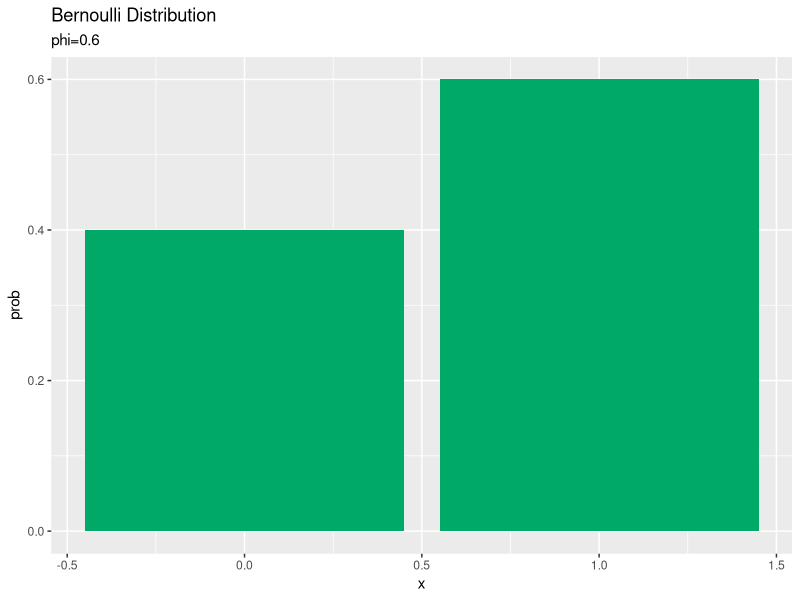
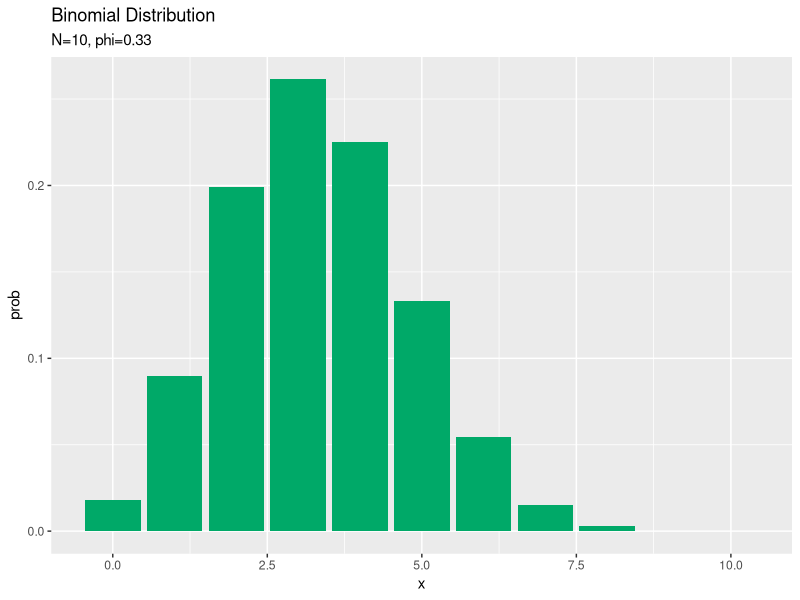
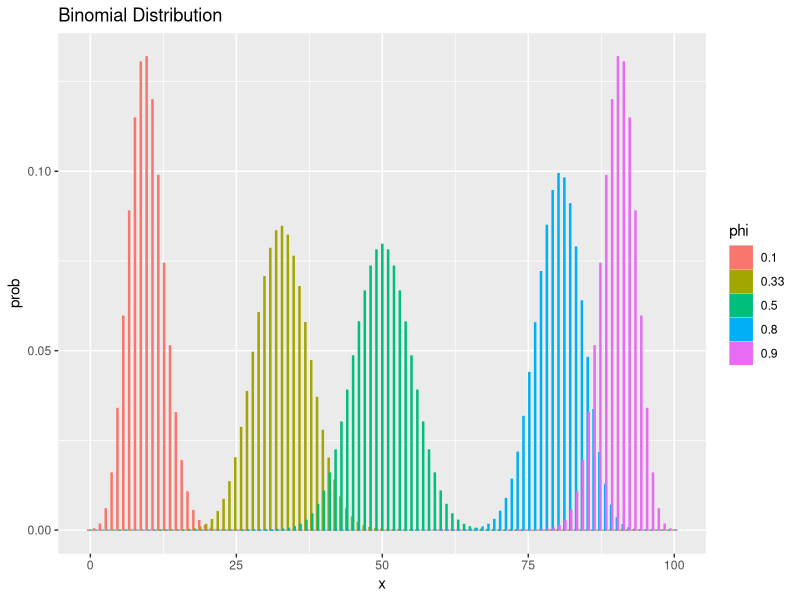
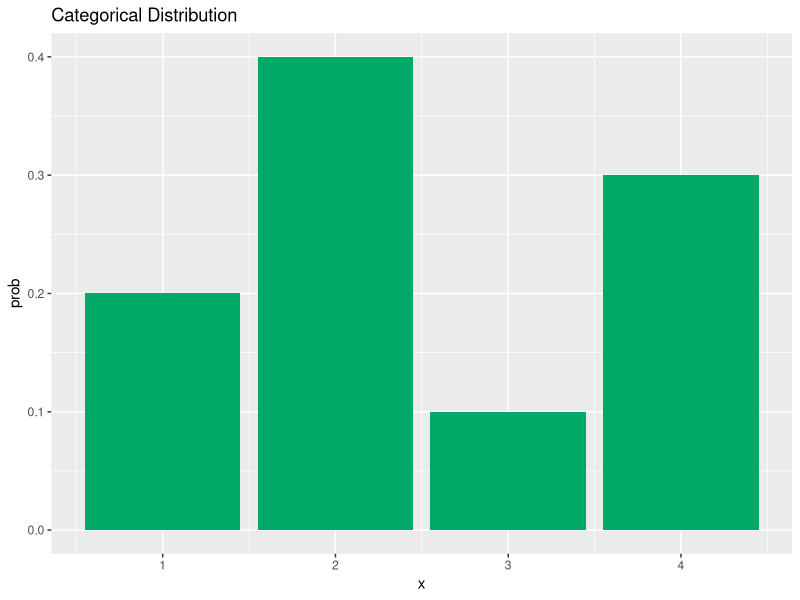

These charts were generated, in order, by the following R code: (Note: this script raises an error after producing the figures.)

# ch1.2 確率分布 ---------------------------------------------------------

# ch1.2.1 ベルヌーイ分布 -------------------------------------------------------------------

# 利用パッケージ
library(tidyverse)


# 表となる確率を指定
phi = 0.6

# 作図
tibble(
  x = 0:1, # 表の回数
  prob = c(1 - phi, phi) # 確率
) %>% 
  ggplot(aes(x = x, y = prob)) + # データ
    geom_bar(stat = "identity", position = "dodge", fill = "#00A968") + # 棒グラフ
    labs(title = "Bernoulli Distribution", 
         subtitle = paste0("phi=", phi)) # ラベル


# ch1.2.1 二項分布 -------------------------------------------------------------------

# 通常 ----------------------------------------------------------------------

# 利用パッケージ
library(tidyverse)


# 試行回数を指定
N <- 10

# 表となる確率(コインの歪み具合)を指定
phi <- 0.33

# 作図
tibble(
  x = 0:N, # 表の回数
  prob = dbinom(x = x, size = N, prob = phi) # 二項分布に従う確率
) %>% 
  ggplot(mapping = aes(x = x, y = prob)) + # データ
    geom_bar(stat = "identity", position = "dodge", fill = "#00A968") + # 棒グラフ
    labs(title = "Binomial Distribution", # タイトル
         subtitle = paste0("N=", N, ", phi=", phi)) # サブタイトル


# 複数 ----------------------------------------------------------------------

# 試行回数を指定
N <- 100

# 表となる確率を指定
phi <- c(0.1, 0.33, 0.5, 0.8, 0.9)

# 作図用のデータフレームを作成
res_df <- tibble()
for(i in seq_along(phi)) {
  
  # 計算結果のデータフレームを作成
  tmp_df <- tibble(
    x = 0:N, # 表の回数
    prob = dbinom(x = x, size = N, prob = phi[i]), # 二項分布に従う確率
    phi = as.factor(phi[i]) # 作図用のラベル
)
  
  # データフレームを結合
  res_df <- rbind(res_df, tmp_df)
}

# 作図
ggplot(data = res_df, mapping = aes(x = x, y = prob, fill = phi, color = phi)) + # データ
  geom_bar(stat = "identity", position = "dodge") + # 棒グラフ
  labs(title = "Binomial Distribution") # タイトル


# パラメータの変化による分布の変化：gif画像 ---------------------------------------------------------------------

# 利用パッケージ
library(tidyverse)
library(gganimate)


# 試行回数を指定
N <- 100

# 表となる確率
phi <- seq(0.01, 0.99, by = 0.01)

# 作図用のデータフレームを作成
res_df <- tibble()
for(i in seq_along(phi)) {
  
  # 計算結果のデータフレームを作成
  tmp_df <- tibble(
    x = 1:N, # 表の回数
    prob = dbinom(x = x, size = N, prob = phi[i]), # 確率
    phi = as.factor(phi[i]) # 作図用のラベル
  )
  
  # データフレームを結合
  res_df <- rbind(res_df, tmp_df)
}

# 作図
graph_binom <- ggplot(data = res_df, mapping = aes(x = x, y = prob)) + # データ
  geom_bar(stat = "identity", position = "dodge", fill = "#00A968", color = "#00A968") + # 棒グラフ
  transition_manual(phi) + # フレーム
  labs(title = "Binomial Distribution", 
       subtitle = "phi={current_frame}") # ラベル

# gif画像を作成
animate(graph_binom, nframes = length(phi), fps = 10)


# 試行回数の変化によるグラフの変化：gif画像 --------------------------------------------------

# 試行回数を指定
N <- 200

# 表となる確率を指定
phi <- 0.5

# 作図用のデータフレームを作成
res_df <- tibble()
for(i in 1:N) {
  
  # 計算結果のデータフレームを作成
  tmp_df <- tibble(
    x = 1:i, # 表の回数
    prob = dbinom(x = x, size = i, prob = phi), # 確率
    N = as.factor(i) # 作図用のラベル
  )
  
  # データフレームを結合
  res_df <- rbind(res_df, tmp_df)
}

# 作図
graph_binom <- ggplot(data = res_df, mapping = aes(x = x, y = prob)) + # データ
  geom_bar(stat = "identity", position = "dodge", fill = "#00A968", color = "#00A968") + # 棒グラフ
  transition_manual(N) + # フレーム
  labs(title = "Binomial Distribution", 
       subtitle = "N={current_frame}") # ラベル

# gif画像を作成
animate(graph_binom, nframes = N, fps = 10)


# ch1.2.2 カテゴリ分布 ----------------------------------------------------------

# 利用パッケージ
library(tidyverse)


# パラメータを指定
phi <- c(0.2, 0.4, 0.1, 0.3)

# 作図
tibble(
  x = 1:length(phi), # 出目
  prob = phi # 確率
) %>% 
  ggplot(aes(x = x, y = prob)) + # データ
    geom_bar(stat = "identity", position = "dodge", fill = "#00A968") + # 棒グラフ
    labs(title = "Categorical Distribution") # ラベル


# ch1.2.2 多項分布 --------------------------------------------------------------------

# try ---------------------------------------------------------------------


# 利用パッケージ
library(tidyverse)


# 試行回数
N = 10

# 各目となる確率を指定
phi_v <- c(0.2, 0.4, 0.1)

# 出目
x <- 1:N

# 出目の種類
V <- length(phi_v)

# 
x_df = tibble(
  x_1 = rep(rep(0:N, times = 2), times = 2), 
  x_2 = rep(rep(0:N, each = 2), times = 2), 
  x_3 = rep(0:N, each = 4)
) %>% 
  mutate(x_sum = apply(., 1, sum))

# 
prob = rep(0, nrow(x_df))
for(i in 1:nrow(x_df)) {
 tmp_p <- dmultinom(x_df[i, 1:3], prob = phi)
 prob[i] <- tmp_p
}

x_df[["x_3"]]
# 計算結果のデータフレームを作成
res_df <- tibble(
  x = x_df[["x_2"]] / x_df[["x_sum"]] + (x_df[["x_3"]] / x_df[["x_sum"]] / 2),  # 三角座標への変換
  y = sqrt(3) * (x_df[["x_3"]] / x_df[["x_sum"]] / 2),   # 三角座標への変換
  z = prob
)    # phiを算出


ggplot(res_df, aes(x = x, y = y, color = z)) + 
  geom_point()

# 描画
ggplot(data = resu_df, mapping = aes(x = x, y = y, color = z)) +        # データ
  geom_point() +                                                        # 散布図
  scale_color_gradientn(colors = c("blue", "green", "yellow", "red")) + # プロットの色
  scale_x_continuous(breaks = c(0, 1), 
                     labels = c("(1, 0, 0)", "(0, 1, 0)")) +            # x軸の範囲
  scale_y_continuous(breaks = c(0, 0.87), 
                     labels = c("(1, 0, 0)", "(0, 1, 0)")) +            # y軸の範囲
  coord_fixed(ratio = 1) +                                              # グラフの縦横比
  labs(title = "Dirichlet Distribution",                                # タイトル
       subtitle = paste0("beta=(", beta_v[1], ", ", beta_v[2], ", ", beta_v[3], ")"), 
       x = expression(paste(phi[1], ", ", phi[2], sep = "")),           # x軸ラベル
       y = expression(paste(phi[1], ", ", phi[3], sep = "")),           # y軸ラベル
       color = "")


# ch1.2.3 ベータ分布 -------------------------------------------------------------------

# 通常 ----------------------------------------------------------------------

# 利用パッケージ
library(tidyverse)


# パラメーターを指定
alpha <- 0.5
beta  <- 0.5

# 作図
tibble(
  phi = seq(0.01, 0.99, 0.01), # phiの値
  B = gamma(alpha + beta) / gamma(alpha) / gamma(beta), # 正規化項
  density = B * phi^(alpha - 1) * (1 - phi)^(beta - 1) # 確率密度
) %>% 
  ggplot(mapping = aes(x = phi, y = density)) + # データ
    geom_line(color = "#00A968") + # 折れ線グラフ
    labs(title = "Beta Distribution:", 
         subtitle = paste0("alpha=", alpha, ", beta=", beta), 
         x = expression(phi)) # ラベル

# 複数 ----------------------------------------------------------------------

# パラメーターの指定
alpha_vec <- c(1, 2, 2, 0.9, 0.8)
beta_vec  <- c(1, 2, 4, 0.7, 1.2)

# 作図用のデータフレームを作成
res_df <- tibble()
for(i in seq_along(alpha_vec)) {
  
  # 分布を計算
  tmp_df <- tibble(
    phi = seq(0.01, 0.99, 0.01), # phiの値
    B = 1 / beta(alpha_vec[i], beta_vec[i]), # 正規化項
    density = B * phi^(alpha_vec[i] - 1) * (1 - phi)^(beta_vec[i] - 1), # 確率密度
    parameter = paste0("alpha=", alpha_vec[i], ", beta=", beta_vec[i]) # 作図用のラベル
  )
  
  # 計算結果を結合
  res_df <- rbind(res_df, tmp_df)
}

# 作図
ggplot(data = res_df, mapping = aes(x = phi, y = density, color = parameter)) + # データの指定
  geom_line() + # 折れ線グラフ
  scale_color_manual(values = c("#FFC0CB", "#FF0000", "#FFFF00", "#EE82EE", "#7FFF00")) + # 線の色(不必要)
  theme_dark() + # 背景色(不必要)
  labs(title = "Beta Distribution", 
       x = expression(phi)) # ラベル


# パラメータの変化によるグラフの変化：gif画像 --------------------------------------------------

# 利用するライブラリ
library(tidyverse)
library(gganimate)


# パラメータの組み合わせ
parameter_df = tibble(
  alpha = rep(seq(0, 10, by = 0.25), times = 41), 
  beta = rep(seq(0, 10, by = 0.25), each = 41)
)

# 作図用のデータフレームを作成
res_df <- tibble()
for(i in 1:nrow(parameter_df)) {
  
  # 分布を計算
  tmp_df <- tibble(
    phi = seq(0.01, 0.99, 0.01), # phiの値
    density = dbeta(
      x = phi, shape1 = parameter_df[["alpha"]][i], shape2 = parameter_df[["beta"]][i]
    ), # 確率密度
    parameter = paste0(
      "alpha=", parameter_df[["alpha"]][i], ", beta=", parameter_df[["beta"]][i]
    ) %>% 
      as.factor() # 作図用のラベル
  )
  
  # 計算結果を結合
  res_df <- rbind(res_df, tmp_df)
}

# 作図
graph_data <- ggplot(data = res_df, mapping = aes(x = phi, y = density)) + # データの指定
  geom_line(color = "#00A968") + # 折れ線グラフ
  transition_manual(parameter) + # フレーム
  labs(title = "Beta Distribution", 
       subtitle = "{current_frame}", 
       x = expression(phi)) # ラベル

# gif画像を作成
animate(graph_data, nframes = nrow(parameter_df), fps = 25)


# ch1.2.4 ディリクレ分布 -------------------------------------------------------------------

# 通常 ----------------------------------------------------------------------

# 利用パッケージ
library(tidyverse)

# パラメーターを指定(V=3)
beta_v <- c(4, 2, 3)

# ランダムに値を生成
phi <- sample(seq(0.001, 1, 0.001), 120000, replace = TRUE) %>% 
  matrix(ncol = 3)

# 満遍なく値を生成
phi <- tibble(
  V1 = rep(rep(seq(0.02, 1, by = 0.02), times = 50), times = 50), 
  V2 = rep(rep(seq(0.02, 1, by = 0.02), each = 50), times = 50), 
  V3 = rep(seq(0.02, 1, by = 0.02), each = 2500)
) %>% 
  as.matrix()

# 正規化
phi <- phi / rowSums(phi)

# 正規化項を計算(対数)
tmp_beta <- lgamma(sum(beta_v)) - sum(lgamma(beta_v))

# 分布を計算(対数)
tmp_phi  <- colSums((beta_v - 1) * log(t(phi)))

# 計算結果のデータフレームを作成
res_df <- tibble(
  x = phi[, 2] + (phi[, 3] / 2), # 三角座標への変換
  y = sqrt(3) * (phi[, 3] / 2), # 三角座標への変換
  density = exp(tmp_beta + tmp_phi) # 確率密度
)

# 描画
ggplot(data = res_df, mapping = aes(x = x, y = y, color = density)) + # データ
  geom_point() + # 散布図
  scale_color_gradientn(colors = c("blue", "green", "yellow", "red")) + # プロットの色
  scale_x_continuous(breaks = c(0, 1), 
                     labels = c("(1, 0, 0)", "(0, 1, 0)")) + # x軸の範囲
  scale_y_continuous(breaks = c(0, 0.87), 
                     labels = c("(1, 0, 0)", "(0, 1, 0)")) + # y軸の範囲
  coord_fixed(ratio = 1) + # グラフの縦横比
  labs(title = "Dirichlet Distribution", 
       subtitle = paste0("beta=(", beta_v[1], ", ", beta_v[2], ", ", beta_v[3], ")"), 
       x = expression(paste(phi[1], ", ", phi[2], sep = "")), 
       y = expression(paste(phi[1], ", ", phi[3], sep = ""))) # ラベル


# 複数 ----------------------------------------------------------------------

# パラメーターを指定
beta <- tibble(
  beta1 = c(1, 1, 1), 
  beta2 = c(0.9, 0.9, 0.9), 
  beta3 = c(3, 3, 3), 
  beta4 = c(10, 10, 10), 
  beta5 = c(4, 2, 3), 
  beta6 = c(3, 0.9, 2)
) %>% 
  t()

# ランダムな値を生成
phi <- sample(seq(0.001, 1, 0.001), 45000, replace = TRUE) %>% 
  matrix(ncol = 3)

# 正規化
phi <- phi / rowSums(phi)

# 作図用のデータフレームを作成
res_df <- tibble()
for(i in 1:nrow(beta)){
  
  # 正規化項を計算(対数)
  tmp_beta <- lgamma(sum(beta[i, ])) - sum(lgamma(beta[i, ]))
  
  # 分布を計算(対数)
  tmp_phi <- colSums((beta[i, ] - 1) * log(t(phi)))
  
  # 分布を計算
  tmp_df <- tibble(
    x = phi[, 2] + (phi[, 3] / 2), # 三角座標への変換
    y = sqrt(3) * (phi[, 3] / 2), # 三角座標への変換
    density = exp(tmp_beta + tmp_phi), # 確率密度
    parameter = paste0(
      "beta=(", beta[i, 1], ", ", beta[i, 2], ", ", beta[i, 3], ")"
    ) # 作図用のラベル
  )
  
  # 計算結果を結合
  res_df <- rbind(res_df, tmp_df)
}

# 描画
ggplot(data = res_df, mapping = aes(x = x, y = y, color = density)) + # データ
  geom_point() + # 散布図
  scale_color_gradientn(colors = c("blue", "green", "yellow", "red")) + # プロットの色
  scale_x_continuous(breaks = 1, labels = "(0, 1, 0)") + # x軸の範囲
  scale_y_continuous(breaks = c(0, 0.87), 
                     labels = c("(1, 0, 0)", "(0, 1, 0)")) + # y軸の範囲
  coord_fixed(ratio = 1) + # グラフの縦横比
  facet_wrap(~ parameter, ncol = 3) + # グラフの分割
  labs(title = "Dirichlet distribution", 
       x = expression(paste(phi[1], ", ", phi[2], sep = "")), 
       y = expression(paste(phi[1], ", ", phi[3], sep = ""))) # ラベル
